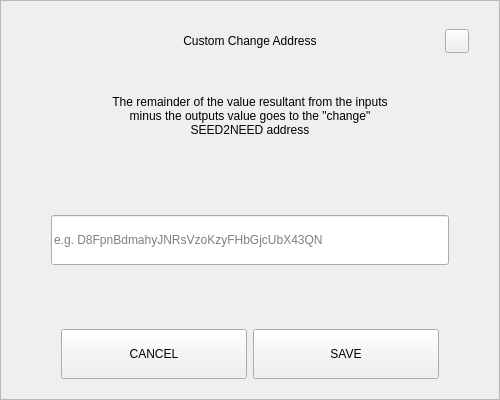
<?xml version="1.0" encoding="UTF-8"?>
<ui version="4.0">
 <class>SendChangeAddressDialog</class>
 <widget class="QDialog" name="SendChangeAddressDialog">
  <property name="geometry">
   <rect>
    <x>0</x>
    <y>0</y>
    <width>500</width>
    <height>400</height>
   </rect>
  </property>
  <property name="windowTitle">
   <string>Dialog</string>
  </property>
  <layout class="QVBoxLayout" name="verticalLayout">
   <property name="spacing">
    <number>0</number>
   </property>
   <property name="leftMargin">
    <number>0</number>
   </property>
   <property name="topMargin">
    <number>0</number>
   </property>
   <property name="rightMargin">
    <number>0</number>
   </property>
   <property name="bottomMargin">
    <number>0</number>
   </property>
   <item>
    <widget class="QFrame" name="frame">
     <property name="styleSheet">
      <string notr="true"/>
     </property>
     <property name="frameShape">
      <enum>QFrame::StyledPanel</enum>
     </property>
     <property name="frameShadow">
      <enum>QFrame::Raised</enum>
     </property>
     <layout class="QVBoxLayout" name="verticalLayout_2" stretch="0,0,0,0,0,0,0">
      <property name="spacing">
       <number>0</number>
      </property>
      <property name="leftMargin">
       <number>30</number>
      </property>
      <property name="topMargin">
       <number>20</number>
      </property>
      <property name="rightMargin">
       <number>30</number>
      </property>
      <property name="bottomMargin">
       <number>20</number>
      </property>
      <item>
       <layout class="QHBoxLayout" name="horizontalLayout_3">
        <property name="spacing">
         <number>0</number>
        </property>
        <item>
         <spacer name="horizontalSpacer_2">
          <property name="orientation">
           <enum>Qt::Horizontal</enum>
          </property>
          <property name="sizeHint" stdset="0">
           <size>
            <width>40</width>
            <height>20</height>
           </size>
          </property>
         </spacer>
        </item>
        <item>
         <widget class="QLabel" name="labelTitle">
          <property name="minimumSize">
           <size>
            <width>0</width>
            <height>40</height>
           </size>
          </property>
          <property name="maximumSize">
           <size>
            <width>16777215</width>
            <height>40</height>
           </size>
          </property>
          <property name="styleSheet">
           <string notr="true">padding-left:24px;</string>
          </property>
          <property name="text">
           <string>Custom Change Address</string>
          </property>
          <property name="alignment">
           <set>Qt::AlignCenter</set>
          </property>
          <property name="margin">
           <number>7</number>
          </property>
         </widget>
        </item>
        <item>
         <spacer name="horizontalSpacer">
          <property name="orientation">
           <enum>Qt::Horizontal</enum>
          </property>
          <property name="sizeHint" stdset="0">
           <size>
            <width>40</width>
            <height>20</height>
           </size>
          </property>
         </spacer>
        </item>
        <item>
         <widget class="QPushButton" name="btnEsc">
          <property name="minimumSize">
           <size>
            <width>24</width>
            <height>24</height>
           </size>
          </property>
          <property name="maximumSize">
           <size>
            <width>24</width>
            <height>24</height>
           </size>
          </property>
          <property name="focusPolicy">
           <enum>Qt::NoFocus</enum>
          </property>
          <property name="text">
           <string/>
          </property>
         </widget>
        </item>
       </layout>
      </item>
      <item>
       <spacer name="verticalSpacer_2">
        <property name="orientation">
         <enum>Qt::Vertical</enum>
        </property>
        <property name="sizeType">
         <enum>QSizePolicy::Fixed</enum>
        </property>
        <property name="sizeHint" stdset="0">
         <size>
          <width>20</width>
          <height>20</height>
         </size>
        </property>
       </spacer>
      </item>
      <item alignment="Qt::AlignHCenter">
       <widget class="QLabel" name="labelMessage">
        <property name="minimumSize">
         <size>
          <width>0</width>
          <height>70</height>
         </size>
        </property>
        <property name="text">
         <string>The remainder of the value resultant from the inputs minus the outputs value goes to the &quot;change&quot; SEED2NEED address</string>
        </property>
        <property name="alignment">
         <set>Qt::AlignCenter</set>
        </property>
        <property name="wordWrap">
         <bool>true</bool>
        </property>
       </widget>
      </item>
      <item>
       <spacer name="verticalSpacer_3">
        <property name="orientation">
         <enum>Qt::Vertical</enum>
        </property>
        <property name="sizeHint" stdset="0">
         <size>
          <width>20</width>
          <height>40</height>
         </size>
        </property>
       </spacer>
      </item>
      <item>
       <layout class="QHBoxLayout" name="horizontalLayout_2">
        <property name="spacing">
         <number>0</number>
        </property>
        <property name="leftMargin">
         <number>20</number>
        </property>
        <property name="rightMargin">
         <number>20</number>
        </property>
        <item>
         <widget class="QLineEdit" name="lineEditAddress">
          <property name="minimumSize">
           <size>
            <width>0</width>
            <height>50</height>
           </size>
          </property>
          <property name="placeholderText">
           <string notr="true">e.g. D8FpnBdmahyJNRsVzoKzyFHbGjcUbX43QN</string>
          </property>
         </widget>
        </item>
       </layout>
      </item>
      <item>
       <spacer name="verticalSpacer">
        <property name="orientation">
         <enum>Qt::Vertical</enum>
        </property>
        <property name="sizeHint" stdset="0">
         <size>
          <width>20</width>
          <height>40</height>
         </size>
        </property>
       </spacer>
      </item>
      <item>
       <layout class="QHBoxLayout" name="horizontalLayout" stretch="2,2">
        <property name="spacing">
         <number>6</number>
        </property>
        <property name="leftMargin">
         <number>30</number>
        </property>
        <property name="rightMargin">
         <number>30</number>
        </property>
        <item>
         <widget class="QPushButton" name="btnCancel">
          <property name="minimumSize">
           <size>
            <width>180</width>
            <height>50</height>
           </size>
          </property>
          <property name="focusPolicy">
           <enum>Qt::NoFocus</enum>
          </property>
          <property name="text">
           <string>CANCEL</string>
          </property>
         </widget>
        </item>
        <item>
         <widget class="QPushButton" name="btnSave">
          <property name="minimumSize">
           <size>
            <width>180</width>
            <height>50</height>
           </size>
          </property>
          <property name="focusPolicy">
           <enum>Qt::NoFocus</enum>
          </property>
          <property name="text">
           <string>SAVE</string>
          </property>
         </widget>
        </item>
       </layout>
      </item>
     </layout>
    </widget>
   </item>
  </layout>
 </widget>
 <resources/>
 <connections/>
</ui>
